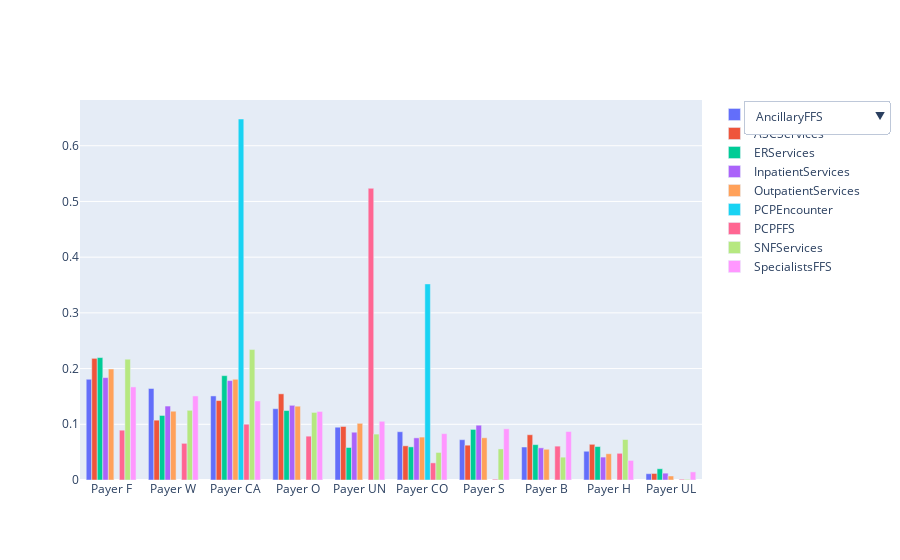

Notebook cell for this chart:
### Code cell
# plot the figure
fig = go.Figure()
for cat in list(data_new['SERVICE_CATEGORY'].unique()):
    df = data_new[data_new['SERVICE_CATEGORY']==cat]['PAYER'].value_counts()/len(data_new[data_new['SERVICE_CATEGORY'] == cat])
    fig.add_trace(go.Bar(x=list(df.index), y=list(df.values), name=cat))

fig.update_layout({
    'updatemenus':[{
    'type': "dropdown",
    'x': 1.3,
    'y': 1.0,
    'showactive': True,
    'active': 0,
    'buttons': dropdown_buttons}]
})
fig.show()

### Figure 1 — Plotly figure (JSON) as saved in the notebook; plotly's stock layout.template omitted (floating-point values rounded to 4 significant figures)
{"data": [{"name": "AncillaryFFS", "type": "bar", "x": ["Payer F", "Payer W", "Payer CA", "Payer O", "Payer UN", "Payer CO", "Payer S", "Payer B", "Payer H", "Payer UL"], "y": [0.1808, 0.1643, 0.1509, 0.128, 0.09477, 0.08666, 0.07236, 0.05924, 0.05162, 0.01132]}, {"name": "ASCServices", "type": "bar", "x": ["Payer F", "Payer O", "Payer CA", "Payer W", "Payer UN", "Payer B", "Payer H", "Payer S", "Payer CO", "Payer UL"], "y": [0.2184, 0.1547, 0.1426, 0.1074, 0.09609, 0.08125, 0.06406, 0.0625, 0.06133, 0.01172]}, {"name": "ERServices", "type": "bar", "x": ["Payer F", "Payer CA", "Payer O", "Payer W", "Payer S", "Payer B", "Payer H", "Payer CO", "Payer UN", "Payer UL"], "y": [0.2198, 0.1873, 0.1247, 0.1159, 0.09081, 0.06348, 0.06006, 0.05949, 0.05835, 0.02021]}, {"name": "InpatientServices", "type": "bar", "x": ["Payer F", "Payer CA", "Payer O", "Payer W", "Payer S", "Payer UN", "Payer CO", "Payer B", "Payer H", "Payer UL"], "y": [0.1838, 0.1785, 0.1341, 0.1328, 0.09835, 0.08576, 0.07566, 0.05775, 0.04114, 0.01227]}, {"name": "OutpatientServices", "type": "bar", "x": ["Payer F", "Payer CA", "Payer O", "Payer W", "Payer UN", "Payer CO", "Payer S", "Payer B", "Payer H", "Payer UL"], "y": [0.1992, 0.1808, 0.1325, 0.1234, 0.1017, 0.07702, 0.07579, 0.05517, 0.04711, 0.007237]}, {"name": "PCPEncounter", "type": "bar", "x": ["Payer CA", "Payer CO"], "y": [0.648, 0.352]}, {"name": "PCPFFS", "type": "bar", "x": ["Payer UN", "Payer CA", "Payer F", "Payer O", "Payer W", "Payer B", "Payer H", "Payer CO", "Payer S", "Payer UL"], "y": [0.5236, 0.1001, 0.08941, 0.07868, 0.06581, 0.0608, 0.04793, 0.03076, 0.001431, 0.001431]}, {"name": "SNFServices", "type": "bar", "x": ["Payer CA", "Payer F", "Payer W", "Payer O", "Payer UN", "Payer H", "Payer S", "Payer CO", "Payer B", "Payer UL"], "y": [0.2342, 0.2168, 0.1251, 0.1213, 0.08242, 0.0727, 0.05579, 0.04945, 0.041, 0.001268]}, {"name": "SpecialistsFFS", "type": "bar", "x": ["Payer F", "Payer W", "Payer CA", "Payer O", "Payer UN", "Payer S", "Payer B", "Payer CO", "Payer H", "Payer UL"], "y": [0.1671, 0.1509, 0.1419, 0.1231, 0.1054, 0.09189, 0.08696, 0.08323, 0.03513, 0.01454]}], "layout": {"updatemenus": [{"active": 0, "buttons": [{"args": [{"visible": [true, false, false, false, false, false, false, false, false]}, {"title": "AncillaryFFS", "xaxis": {"title": "PAYER"}, "yaxis": {"title": "Occurence Frequency"}}], "label": "AncillaryFFS", "method": "update"}, {"args": [{"visible": [false, true, false, false, false, false, false, false, false]}, {"title": "ASCServices", "xaxis": {"title": "PAYER"}, "yaxis": {"title": "Occurence Frequency"}}], "label": "ASCServices", "method": "update"}, {"args": [{"visible": [false, false, true, false, false, false, false, false, false]}, {"title": "ERServices", "xaxis": {"title": "PAYER"}, "yaxis": {"title": "Occurence Frequency"}}], "label": "ERServices", "method": "update"}, {"args": [{"visible": [false, false, false, true, false, false, false, false, false]}, {"title": "InpatientServices", "xaxis": {"title": "PAYER"}, "yaxis": {"title": "Occurence Frequency"}}], "label": "InpatientServices", "method": "update"}, {"args": [{"visible": [false, false, false, false, true, false, false, false, false]}, {"title": "OutpatientServices", "xaxis": {"title": "PAYER"}, "yaxis": {"title": "Occurence Frequency"}}], "label": "OutpatientServices", "method": "update"}, {"args": [{"visible": [false, false, false, false, false, true, false, false, false]}, {"title": "PCPEncounter", "xaxis": {"title": "PAYER"}, "yaxis": {"title": "Occurence Frequency"}}], "label": "PCPEncounter", "method": "update"}, {"args": [{"visible": [false, false, false, false, false, false, true, false, false]}, {"title": "PCPFFS", "xaxis": {"title": "PAYER"}, "yaxis": {"title": "Occurence Frequency"}}], "label": "PCPFFS", "method": "update"}, {"args": [{"visible": [false, false, false, false, false, false, false, true, false]}, {"title": "SNFServices", "xaxis": {"title": "PAYER"}, "yaxis": {"title": "Occurence Frequency"}}], "label": "SNFServices", "method": "update"}, {"args": [{"visible": [false, false, false, false, false, false, false, false, true]}, {"title": "SpecialistsFFS", "xaxis": {"title": "PAYER"}, "yaxis": {"title": "Occurence Frequency"}}], "label": "SpecialistsFFS", "method": "update"}], "showactive": true, "type": "dropdown", "x": 1.3, "y": 1}]}}
